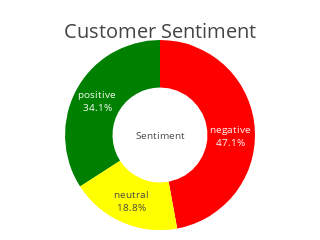

Notebook cell for this chart:
### Code cell
# Example usage:
create_sentiment_donut_chart(df)

### Figure 1 — Plotly figure (JSON) as saved in the notebook; plotly's stock layout.template omitted (floating-point values rounded to 4 significant figures)
{"data": [{"hole": 0.5, "insidetextorientation": "horizontal", "labels": ["negative", "positive", "neutral"], "marker": {"colors": ["red", "green", "yellow"]}, "textfont": {"size": 10}, "textinfo": "label+percent", "type": "pie", "values": [47.1, 34.1, 18.8]}], "layout": {"annotations": [{"font": {"size": 10}, "showarrow": false, "text": "Sentiment", "x": 0.5, "y": 0.5}], "height": 200, "margin": {"b": 10, "l": 10, "r": 10, "t": 40}, "showlegend": false, "title": {"font": {"size": 20}, "text": "Customer Sentiment", "x": 0.5, "xanchor": "center", "y": 0.9}, "width": 300}}
